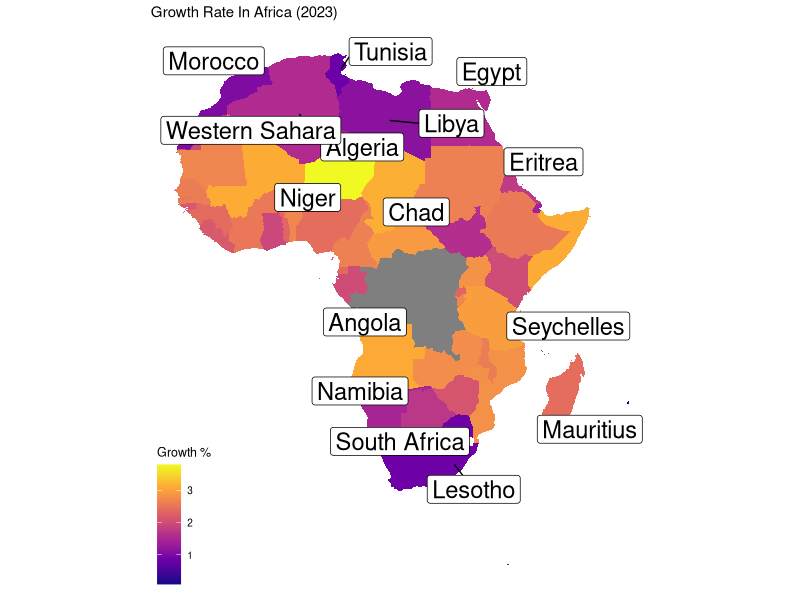
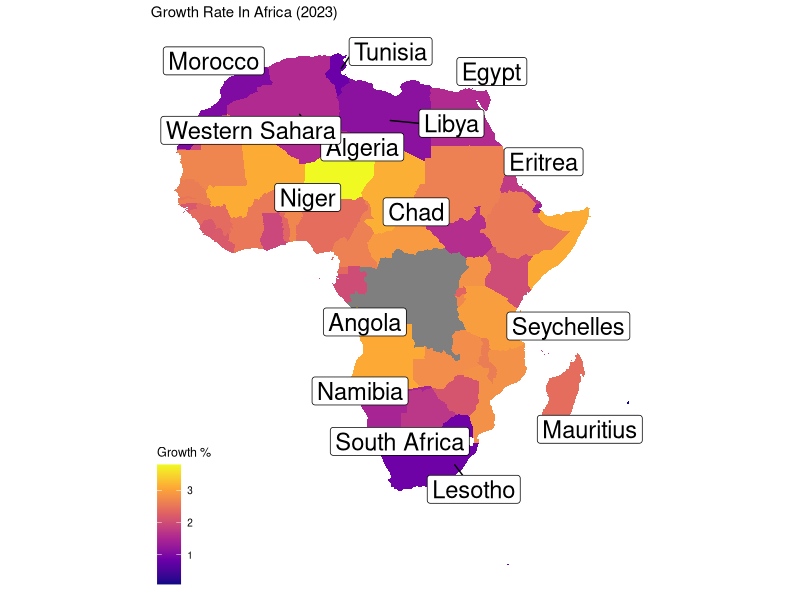

Generate these figures, in order, with R:
# Load the necessary libraries
library(dplyr)
library(ggplot2)
library(tidyverse)
library(ggrepel)
library(ggthemes)

# Import the world_population.csv dataset
world_population <- read.csv("world_population_data.csv")

# Remove '%' from growth_rate column
world_population <- world_population %>%
  mutate(growth_rate = as.numeric(sub("%", "", growth_rate)))

# Create dataframe for world coordinates using map_data
world_coordinates <- map_data("world")

# Filter data for African countries
africa_map <- subset(world_coordinates, region %in% c(
  "Algeria", "Angola", "Benin", "Botswana", "Burkina Faso", "Burundi",
  "Cabo Verde", "Cameroon", "Central African Republic", "Chad", "Comoros",
  "Democratic Republic of the Congo", "Djibouti", "Egypt",
  "Equatorial Guinea", "Eritrea", "Eswatini", "Ethiopia", "Gabon",
  "Gambia", "Ghana", "Guinea",
  "Guinea-Bissau", "Ivory Coast", "Kenya", "Lesotho", "Liberia", "Libya",
  "Madagascar", "Malawi", "Mali", "Mauritania", "Mauritius", "Morocco",
  "Mozambique", "Namibia", "Niger", "Nigeria", "Republic of Congo",
  "Rwanda", "Sao Tome and Principe",
  "Senegal", "Seychelles", "Sierra Leone", "Somalia",
  "South Africa", "South Sudan",
  "Sudan", "Tanzania", "Togo", "Tunisia",
  "Uganda", "Western Sahara", "Zambia", "Zimbabwe"
)) %>%
  left_join(world_population, by = c("region" = "country"))

# Create label data for Africa
label_data <- africa_map %>%
  group_by(region) %>%
  filter(row_number() == 2) %>%
  mutate(
    region = ifelse(region == "Democratic Republic of the Congo", "DRC", region),
    long = ifelse(region == "Algeria", 2.6322, long),
    lat = ifelse(region == "Algeria", 28.1636, lat),
    long = ifelse(region == "Angola", 17.8739, long),
    lat = ifelse(region == "Angola", -11.2027, lat),
    long = ifelse(region == "Benin", 2.3158, long),
    lat = ifelse(region == "Benin", 9.3077, lat),
    long = ifelse(region == "Botswana", 24.6849, long),
    lat = ifelse(region == "Botswana", -22.3275, lat),
    long = ifelse(region == "Burkina Faso", -1.5616, long),
    lat = ifelse(region == "Burkina Faso", 12.6392, lat),
    long = ifelse(region == "Burundi", 29.9196, long),
    lat = ifelse(region == "Burundi", -3.3731, lat),
    long = ifelse(region == "Cabo Verde", -23.9812, long),
    lat = ifelse(region == "Cabo Verde", 15.9552, lat),
    long = ifelse(region == "Cameroon", 12.2776, long),
    lat = ifelse(region == "Cameroon", 5.9631, lat),
    long = ifelse(region == "Central African Republic", 20.9394, long),
    lat = ifelse(region == "Central African Republic", 6.6111, lat),
    long = ifelse(region == "Chad", 18.7322, long),
    lat = ifelse(region == "Chad", 15.4542, lat),
    long = ifelse(region == "Comoros", 43.8726, long),
    lat = ifelse(region == "Comoros", -11.8776, lat),
    long = ifelse(region == "DRC", 23.6599, long),
    lat = ifelse(region == "DRC", -2.8770, lat),
    long = ifelse(region == "Djibouti", 42.5903, long),
    lat = ifelse(region == "Djibouti", 11.8251, lat),
    long = ifelse(region == "Egypt", 31.2357, long),
    lat = ifelse(region == "Egypt", 30.0444, lat),
    long = ifelse(region == "Equatorial Guinea", 10.2679, long),
    lat = ifelse(region == "Equatorial Guinea", 1.6508, lat),
    long = ifelse(region == "Eritrea", 39.7823, long),
    lat = ifelse(region == "Eritrea", 15.1794, lat),
    long = ifelse(region == "Eswatini", 31.4659, long),
    lat = ifelse(region == "Eswatini", -26.5225, lat),
    long = ifelse(region == "Ethiopia", 39.7272, long),
    lat = ifelse(region == "Ethiopia", 9.1450, lat),
    long = ifelse(region == "Gabon", 11.6094, long),
    lat = ifelse(region == "Gabon", -0.8037, lat),
    long = ifelse(region == "Gambia", -15.3960, long),
    lat = ifelse(region == "Gambia", 13.4549, lat),
    long = ifelse(region == "Ghana", -1.0307, long),
    lat = ifelse(region == "Ghana", 7.9533, lat),
    long = ifelse(region == "Guinea", -10.9446, long),
    lat = ifelse(region == "Guinea", 11.2326, lat),
    long = ifelse(region == "Guinea-Bissau", -15.1804, long),
    lat = ifelse(region == "Guinea-Bissau", 11.8037, lat),
    long = ifelse(region == "Ivory Coast", -5.5436, long),
    lat = ifelse(region == "Ivory Coast", 7.5380, lat),
    long = ifelse(region == "Kenya", 37.8400, long),
    lat = ifelse(region == "Kenya", -1.286389, lat),
    long = ifelse(region == "Lesotho", 28.2420, long),
    lat = ifelse(region == "Lesotho", -29.5800, lat),
    long = ifelse(region == "Liberia", -9.4295, long),
    lat = ifelse(region == "Liberia", 6.4281, lat),
    long = ifelse(region == "Libya", 17.2283, long),
    lat = ifelse(region == "Libya", 26.3351, lat),
    long = ifelse(region == "Madagascar", 46.8691, long),
    lat = ifelse(region == "Madagascar", -18.7669, lat),
    long = ifelse(region == "Malawi", 34.3015, long),
    lat = ifelse(region == "Malawi", -13.2543, lat),
    long = ifelse(region == "Mali", -3.9962, long),
    lat = ifelse(region == "Mali", 17.5707, lat),
    long = ifelse(region == "Mauritania", -10.9408, long),
    lat = ifelse(region == "Mauritania", 20.3484, lat),
    long = ifelse(region == "Mauritius", 57.5522, long),
    lat = ifelse(region == "Mauritius", -20.3484, lat),
    long = ifelse(region == "Morocco", -7.0926, long),
    lat = ifelse(region == "Morocco", 31.7917, lat),
    long = ifelse(region == "Mozambique", 35.5296, long),
    lat = ifelse(region == "Mozambique", -18.6657, lat),
    long = ifelse(region == "Namibia", 17.0818, long),
    lat = ifelse(region == "Namibia", -22.5609, lat),
    long = ifelse(region == "Niger", 8.2245, long),
    lat = ifelse(region == "Niger", 17.6078, lat),
    long = ifelse(region == "Nigeria", 8.6753, long),
    lat = ifelse(region == "Nigeria", 9.0820, lat),
    long = ifelse(region == "Republic of Congo", 15.8277, long),
    lat = ifelse(region == "Republic of Congo", -0.2280, lat),
    long = ifelse(region == "Rwanda", 29.8739, long),
    lat = ifelse(region == "Rwanda", -1.9403, lat),
    long = ifelse(region == "Sao Tome and Principe", 6.6131, long),
    lat = ifelse(region == "Sao Tome and Principe", 0.1864, lat),
    long = ifelse(region == "Senegal", -14.4524, long),
    lat = ifelse(region == "Senegal", 14.4974, lat),
    long = ifelse(region == "Seychelles", 55.4915, long),
    lat = ifelse(region == "Seychelles", -4.6796, lat),
    long = ifelse(region == "Sierra Leone", -11.7799, long),
    lat = ifelse(region == "Sierra Leone", 8.4606, lat),
    long = ifelse(region == "Somalia", 46.8253, long),
    lat = ifelse(region == "Somalia", 5.1521, lat),
    long = ifelse(region == "South Africa", 25.0839, long),
    lat = ifelse(region == "South Africa", -29.0000, lat),
    long = ifelse(region == "South Sudan", 31.3872, long),
    lat = ifelse(region == "South Sudan", 6.8770, lat),
    long = ifelse(region == "Sudan", 30.8025, long),
    lat = ifelse(region == "Sudan", 12.8628, lat),
    long = ifelse(region == "Tanzania", 34.8888, long),
    lat = ifelse(region == "Tanzania", -6.369028, lat),
    long = ifelse(region == "Togo", 0.8248, long),
    lat = ifelse(region == "Togo", 8.6195, lat),
    long = ifelse(region == "Tunisia", 9.5375, long),
    lat = ifelse(region == "Tunisia", 33.8869, lat),
    long = ifelse(region == "Uganda", 32.2903, long),
    lat = ifelse(region == "Uganda", 1.3733, lat),
    long = ifelse(region == "Western Sahara", -13.1215, long),
    lat = ifelse(region == "Western Sahara", 24.2155, lat),
    long = ifelse(region == "Zambia", 27.8493, long),
    lat = ifelse(region == "Zambia", -13.1339, lat),
    long = ifelse(region == "Zimbabwe", 29.1549, long),
    lat = ifelse(region == "Zimbabwe", -19.0154, lat)
  )



# Create a geom_polygon plot using ggplot2
print(ggplot(africa_map) +
  geom_polygon(aes(long, lat, group = group, fill = growth_rate)) +
  coord_quickmap() +
  scale_fill_viridis_c(option = "plasma") +

  # Add labels to the plot
  labs(fill = "Growth %") +
  ggtitle("Growth Rate In Africa (2023)") +

  # Use geom_label_repel for Africa labels
  geom_label_repel(
    data = label_data, aes(x = long, y = lat, label = region),
    size = 6, max.overlaps = 8,
    box.padding = .5, point.padding = .5
  ) +

  # Use map theme from ggthemes library
  theme_map())

# Save the plot as a file
ggsave("africa_plot.jpg", dpi = 300)
